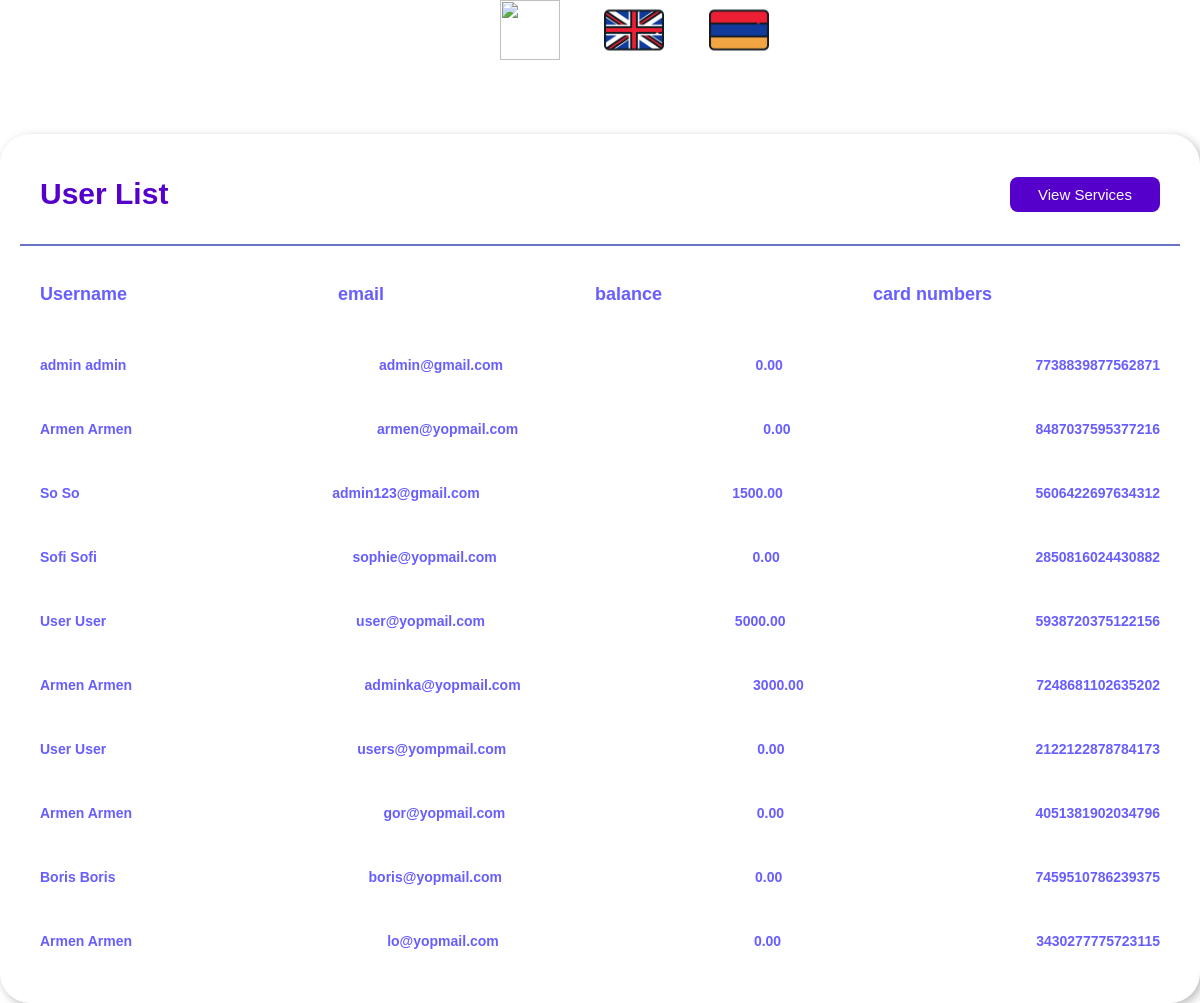
Page /en/users on the committed database.
### User/models.py (models this page shows, shortened)
class Profile(models.Model):
    user = models.OneToOneField(User, on_delete=models.CASCADE)
    card_number = models.CharField(max_length=16, default="")
    bank_account = models.IntegerField(default=0)
    card_account = models.IntegerField(default=0)
    balance = models.DecimalField(max_digits=10, decimal_places=2, default=0)
    pin_code = models.IntegerField()
    bank = models.CharField(max_length=40, default="")

class User(AbstractBaseUser, PermissionsMixin):
    email = models.EmailField(unique=True, max_length=40)
    first_name = models.CharField(max_length=40)
    last_name = models.CharField(max_length=40)
    created_at = models.DateTimeField(default=timezone.now)
    is_active = models.BooleanField(default=True)
    is_staff = models.BooleanField(default=False)
    is_superuser = models.BooleanField(default=False)
    objects = CustomUserManager()
    USERNAME_FIELD = 'email'
    REQUIRED_FIELDS = ['first_name', 'last_name']
    class Meta:
        verbose_name = 'User'
        verbose_name_plural = 'Users'

### User/views.py (the view)
class UserList(TemplateView):
    template_name = "profile/worker1.html"
    def get_context_data(self, **kwargs):
        context = super().get_context_data(**kwargs)
        profiles = Profile.objects.all()
        context['profiles'] = profiles
        return context

### templates/profile/worker1.html (shortened to what this page needs)
{% load static %}
{%load i18n %}
<!DOCTYPE html>
<html lang="en">
<head>
    <link rel="stylesheet" href="{% static 'css/main_base.css' %}">
</head>
<body>
<div class="language">
    <a href="#" onclick="changeLanguage('ru')" role="button"><img src ="{% static 'img/russia.png' %}"></a>
   <a href="#" onclick="changeLanguage('en')" role="button"><img src ="{% static 'img/united-kingdom.png' %}"></a>
     <a href="#" onclick="changeLanguage('hy')" role="button"><img src ="{% static 'img/armenia.png' %}"></a>
    </div>
<link rel="stylesheet" href="{% static 'css/worker.css' %}">
<div class="report-container">
                <div class="report-header">
                    <h1 class="recent-Articles">{% trans "User List" %}</h1>
                    <button class="view"><a href="{% url 'service:worker' %}" >{% trans "View Services"%}</a></button>
                </div>
                <div class="report-body">
                    <div class="report-topic-heading">
                        <h3 class="t-op">{% trans "Username" %}</h3>
                        <h3 class="t-op">{%  trans "email" %}</h3>
                        <h3 class="t-op">{% trans "balance" %}</h3>
                        <h3 class="t-op">{% trans "card numbers" %}</h3>
                    </div>
                    {% for profile in profiles %}
                    <div class="items">
                        <div class="item1">
                            <h3 class="t-op-nextlvl">{{ profile.user.first_name }} {{ profile.user.first_name }}</h3>
                            <h3 class="t-op-nextlvl">{{ profile.user.email}}</h3>
                            <h3 class="t-op-nextlvl">{{ profile.balance }}</h3>
                        <h3 class="t-op-nextlvl">{{ profile.card_number }}</h3>
                        </div>
                        {%  endfor %}
                    </div>
                </div>
            </div>

### static/css/main_base.css (style rules this page uses)
body { margin: 0; padding: 0; background: #ffffff; color: #685eff; font-family: "Avenir Next", "Avenir", sans-serif; }
.language { margin-left: 40%; }
.language a { margin:20px; }
.language img { width: 60px; height: 60px; }

### static/css/worker.css (style rules this page uses)
body { margin: 0; padding: 0; background: #ffffff; color: #685eff; font-family: "Avenir Next", "Avenir", sans-serif; }
.report-container { min-height: 300px; max-width: 1200px; margin: 70px auto 0px auto; background-color: #ffffff; border-radius: 30px; box-shadow: 3px 3px 10px rgb(188, 188, 188); padding: 0px 20px 20px 20px; }
.report-header { height: 80px; display: flex; align-items: center; justify-content: space-between; padding: 20px 20px 10px 20px; border-bottom: 2px solid rgba(0, 20, 151, 0.59); }
.recent-Articles { font-size: 30px; font-weight: 600; color: #5500cb; }
.view { height: 35px; width: 150px; border-radius: 8px; background-color: #5500cb; color: white; font-size: 15px; border: none; cursor: pointer; }
a { text-decoration: none; color:white; }
.report-body { max-width: 1160px; overflow-x: auto; padding: 20px; }
.report-topic-heading, .item1 { width: 1120px; display: flex; justify-content: space-between; align-items: center; }
.t-op { margin-right: 15%; font-size: 18px; letter-spacing: 0px; }
.items { width: 1120px; margin-top: 15px; }
.item1 { margin-top: 20px; }
.t-op-nextlvl { font-size: 14px; letter-spacing: 0px; font-weight: 600; }

### rows in the picture
Profile: user.first_name "admin", user.email "admin@gmail.com", balance "0.00", card_number "7738839877562871"
Profile: user.first_name "Armen", user.email "armen@yopmail.com", balance "0.00", card_number "8487037595377216"
Profile: user.first_name "So", user.email "admin123@gmail.com", balance "1500.00", card_number "5606422697634312"
Profile: user.first_name "Sofi", user.email "sophie@yopmail.com", balance "0.00", card_number "2850816024430882"
Profile: user.first_name "User", user.email "user@yopmail.com", balance "5000.00", card_number "5938720375122156"
Profile: user.first_name "Armen", user.email "adminka@yopmail.com", balance "3000.00", card_number "7248681102635202"
Profile: user.first_name "User", user.email "users@yompmail.com", balance "0.00", card_number "2122122878784173"
Profile: user.first_name "Armen", user.email "gor@yopmail.com", balance "0.00", card_number "4051381902034796"
Profile: user.first_name "Boris", user.email "boris@yopmail.com", balance "0.00", card_number "7459510786239375"
Profile: user.first_name "Armen", user.email "lo@yopmail.com", balance "0.00", card_number "3430277775723115"
